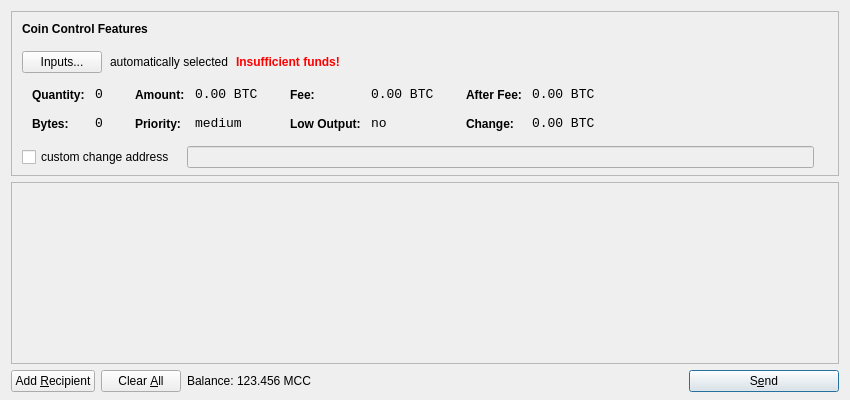
<?xml version="1.0" encoding="UTF-8"?>
<ui version="4.0">
 <class>SendCoinsDialog</class>
 <widget class="QDialog" name="SendCoinsDialog">
  <property name="geometry">
   <rect>
    <x>0</x>
    <y>0</y>
    <width>850</width>
    <height>400</height>
   </rect>
  </property>
  <property name="windowTitle">
   <string>Send Coins</string>
  </property>
  <layout class="QVBoxLayout" name="verticalLayout" stretch="0,1,0">
   <property name="bottomMargin">
    <number>8</number>
   </property>
   <item>
    <widget class="QFrame" name="frameCoinControl">
     <property name="sizePolicy">
      <sizepolicy hsizetype="Expanding" vsizetype="Expanding">
       <horstretch>0</horstretch>
       <verstretch>0</verstretch>
      </sizepolicy>
     </property>
     <property name="maximumSize">
      <size>
       <width>16777215</width>
       <height>16777215</height>
      </size>
     </property>
     <property name="frameShape">
      <enum>QFrame::StyledPanel</enum>
     </property>
     <property name="frameShadow">
      <enum>QFrame::Sunken</enum>
     </property>
     <layout class="QVBoxLayout" name="verticalLayoutCoinControl2">
      <property name="spacing">
       <number>-1</number>
      </property>
      <property name="leftMargin">
       <number>0</number>
      </property>
      <property name="topMargin">
       <number>0</number>
      </property>
      <property name="rightMargin">
       <number>0</number>
      </property>
      <property name="bottomMargin">
       <number>6</number>
      </property>
      <item>
       <layout class="QVBoxLayout" name="verticalLayoutCoinControl" stretch="0,0,0,0,1">
        <property name="spacing">
         <number>0</number>
        </property>
        <property name="leftMargin">
         <number>10</number>
        </property>
        <property name="topMargin">
         <number>10</number>
        </property>
        <item>
         <layout class="QHBoxLayout" name="horizontalLayoutCoinControl1">
          <property name="bottomMargin">
           <number>15</number>
          </property>
          <item>
           <widget class="QLabel" name="labelCoinControlFeatures">
            <property name="sizePolicy">
             <sizepolicy hsizetype="Preferred" vsizetype="Maximum">
              <horstretch>0</horstretch>
              <verstretch>0</verstretch>
             </sizepolicy>
            </property>
            <property name="font">
             <font>
              <weight>75</weight>
              <bold>true</bold>
             </font>
            </property>
            <property name="styleSheet">
             <string notr="true">font-weight:bold;</string>
            </property>
            <property name="text">
             <string>Coin Control Features</string>
            </property>
           </widget>
          </item>
         </layout>
        </item>
        <item>
         <layout class="QHBoxLayout" name="horizontalLayoutCoinControl2" stretch="0,0,0,0">
          <property name="spacing">
           <number>8</number>
          </property>
          <property name="bottomMargin">
           <number>10</number>
          </property>
          <item>
           <widget class="QPushButton" name="pushButtonCoinControl">
            <property name="styleSheet">
             <string notr="true"/>
            </property>
            <property name="text">
             <string>Inputs...</string>
            </property>
           </widget>
          </item>
          <item>
           <widget class="QLabel" name="labelCoinControlAutomaticallySelected">
            <property name="text">
             <string>automatically selected</string>
            </property>
            <property name="margin">
             <number>5</number>
            </property>
           </widget>
          </item>
          <item>
           <widget class="QLabel" name="labelCoinControlInsuffFunds">
            <property name="font">
             <font>
              <weight>75</weight>
              <bold>true</bold>
             </font>
            </property>
            <property name="styleSheet">
             <string notr="true">color:red;font-weight:bold;</string>
            </property>
            <property name="text">
             <string>Insufficient funds!</string>
            </property>
            <property name="margin">
             <number>5</number>
            </property>
           </widget>
          </item>
          <item>
           <spacer name="horizontalSpacerCoinControl">
            <property name="orientation">
             <enum>Qt::Horizontal</enum>
            </property>
            <property name="sizeHint" stdset="0">
             <size>
              <width>40</width>
              <height>1</height>
             </size>
            </property>
           </spacer>
          </item>
         </layout>
        </item>
        <item>
         <widget class="QWidget" name="widgetCoinControl" native="true">
          <property name="sizePolicy">
           <sizepolicy hsizetype="Preferred" vsizetype="Preferred">
            <horstretch>0</horstretch>
            <verstretch>0</verstretch>
           </sizepolicy>
          </property>
          <property name="minimumSize">
           <size>
            <width>0</width>
            <height>0</height>
           </size>
          </property>
          <property name="styleSheet">
           <string notr="true"/>
          </property>
          <layout class="QHBoxLayout" name="horizontalLayoutCoinControl5">
           <property name="margin">
            <number>0</number>
           </property>
           <item>
            <layout class="QHBoxLayout" name="horizontalLayoutCoinControl3" stretch="0,0,0,1">
             <property name="spacing">
              <number>20</number>
             </property>
             <property name="topMargin">
              <number>0</number>
             </property>
             <property name="bottomMargin">
              <number>10</number>
             </property>
             <item>
              <layout class="QFormLayout" name="formLayoutCoinControl1">
               <property name="horizontalSpacing">
                <number>10</number>
               </property>
               <property name="verticalSpacing">
                <number>14</number>
               </property>
               <property name="leftMargin">
                <number>10</number>
               </property>
               <property name="topMargin">
                <number>4</number>
               </property>
               <property name="rightMargin">
                <number>6</number>
               </property>
               <item row="0" column="0">
                <widget class="QLabel" name="labelCoinControlQuantityText">
                 <property name="styleSheet">
                  <string notr="true">font-weight:bold;</string>
                 </property>
                 <property name="text">
                  <string>Quantity:</string>
                 </property>
                 <property name="margin">
                  <number>0</number>
                 </property>
                </widget>
               </item>
               <item row="0" column="1">
                <widget class="QLabel" name="labelCoinControlQuantity">
                 <property name="font">
                  <font>
                   <family>Monospace</family>
                   <pointsize>10</pointsize>
                  </font>
                 </property>
                 <property name="cursor">
                  <cursorShape>IBeamCursor</cursorShape>
                 </property>
                 <property name="contextMenuPolicy">
                  <enum>Qt::ActionsContextMenu</enum>
                 </property>
                 <property name="text">
                  <string notr="true">0</string>
                 </property>
                 <property name="margin">
                  <number>0</number>
                 </property>
                 <property name="textInteractionFlags">
                  <set>Qt::LinksAccessibleByMouse|Qt::TextSelectableByKeyboard|Qt::TextSelectableByMouse</set>
                 </property>
                </widget>
               </item>
               <item row="1" column="0">
                <widget class="QLabel" name="labelCoinControlBytesText">
                 <property name="styleSheet">
                  <string notr="true">font-weight:bold;</string>
                 </property>
                 <property name="text">
                  <string>Bytes:</string>
                 </property>
                </widget>
               </item>
               <item row="1" column="1">
                <widget class="QLabel" name="labelCoinControlBytes">
                 <property name="font">
                  <font>
                   <family>Monospace</family>
                   <pointsize>10</pointsize>
                  </font>
                 </property>
                 <property name="cursor">
                  <cursorShape>IBeamCursor</cursorShape>
                 </property>
                 <property name="contextMenuPolicy">
                  <enum>Qt::ActionsContextMenu</enum>
                 </property>
                 <property name="text">
                  <string notr="true">0</string>
                 </property>
                 <property name="textInteractionFlags">
                  <set>Qt::LinksAccessibleByMouse|Qt::TextSelectableByKeyboard|Qt::TextSelectableByMouse</set>
                 </property>
                </widget>
               </item>
              </layout>
             </item>
             <item>
              <layout class="QFormLayout" name="formLayoutCoinControl2">
               <property name="horizontalSpacing">
                <number>10</number>
               </property>
               <property name="verticalSpacing">
                <number>14</number>
               </property>
               <property name="leftMargin">
                <number>6</number>
               </property>
               <property name="topMargin">
                <number>4</number>
               </property>
               <property name="rightMargin">
                <number>6</number>
               </property>
               <item row="0" column="0">
                <widget class="QLabel" name="labelCoinControlAmountText">
                 <property name="styleSheet">
                  <string notr="true">font-weight:bold;</string>
                 </property>
                 <property name="text">
                  <string>Amount:</string>
                 </property>
                 <property name="margin">
                  <number>0</number>
                 </property>
                </widget>
               </item>
               <item row="0" column="1">
                <widget class="QLabel" name="labelCoinControlAmount">
                 <property name="font">
                  <font>
                   <family>Monospace</family>
                   <pointsize>10</pointsize>
                  </font>
                 </property>
                 <property name="cursor">
                  <cursorShape>IBeamCursor</cursorShape>
                 </property>
                 <property name="contextMenuPolicy">
                  <enum>Qt::ActionsContextMenu</enum>
                 </property>
                 <property name="text">
                  <string notr="true">0.00 BTC</string>
                 </property>
                 <property name="textInteractionFlags">
                  <set>Qt::LinksAccessibleByMouse|Qt::TextSelectableByKeyboard|Qt::TextSelectableByMouse</set>
                 </property>
                </widget>
               </item>
               <item row="1" column="0">
                <widget class="QLabel" name="labelCoinControlPriorityText">
                 <property name="styleSheet">
                  <string notr="true">font-weight:bold;</string>
                 </property>
                 <property name="text">
                  <string>Priority:</string>
                 </property>
                </widget>
               </item>
               <item row="1" column="1">
                <widget class="QLabel" name="labelCoinControlPriority">
                 <property name="font">
                  <font>
                   <family>Monospace</family>
                   <pointsize>10</pointsize>
                  </font>
                 </property>
                 <property name="cursor">
                  <cursorShape>IBeamCursor</cursorShape>
                 </property>
                 <property name="contextMenuPolicy">
                  <enum>Qt::ActionsContextMenu</enum>
                 </property>
                 <property name="text">
                  <string>medium</string>
                 </property>
                 <property name="textInteractionFlags">
                  <set>Qt::LinksAccessibleByMouse|Qt::TextSelectableByKeyboard|Qt::TextSelectableByMouse</set>
                 </property>
                </widget>
               </item>
              </layout>
             </item>
             <item>
              <layout class="QFormLayout" name="formLayoutCoinControl3">
               <property name="horizontalSpacing">
                <number>10</number>
               </property>
               <property name="verticalSpacing">
                <number>14</number>
               </property>
               <property name="leftMargin">
                <number>6</number>
               </property>
               <property name="topMargin">
                <number>4</number>
               </property>
               <property name="rightMargin">
                <number>6</number>
               </property>
               <item row="0" column="0">
                <widget class="QLabel" name="labelCoinControlFeeText">
                 <property name="styleSheet">
                  <string notr="true">font-weight:bold;</string>
                 </property>
                 <property name="text">
                  <string>Fee:</string>
                 </property>
                 <property name="margin">
                  <number>0</number>
                 </property>
                </widget>
               </item>
               <item row="0" column="1">
                <widget class="QLabel" name="labelCoinControlFee">
                 <property name="font">
                  <font>
                   <family>Monospace</family>
                   <pointsize>10</pointsize>
                  </font>
                 </property>
                 <property name="cursor">
                  <cursorShape>IBeamCursor</cursorShape>
                 </property>
                 <property name="contextMenuPolicy">
                  <enum>Qt::ActionsContextMenu</enum>
                 </property>
                 <property name="text">
                  <string notr="true">0.00 BTC</string>
                 </property>
                 <property name="textInteractionFlags">
                  <set>Qt::LinksAccessibleByMouse|Qt::TextSelectableByKeyboard|Qt::TextSelectableByMouse</set>
                 </property>
                </widget>
               </item>
               <item row="1" column="0">
                <widget class="QLabel" name="labelCoinControlLowOutputText">
                 <property name="styleSheet">
                  <string notr="true">font-weight:bold;</string>
                 </property>
                 <property name="text">
                  <string>Low Output:</string>
                 </property>
                </widget>
               </item>
               <item row="1" column="1">
                <widget class="QLabel" name="labelCoinControlLowOutput">
                 <property name="font">
                  <font>
                   <family>Monospace</family>
                   <pointsize>10</pointsize>
                  </font>
                 </property>
                 <property name="cursor">
                  <cursorShape>IBeamCursor</cursorShape>
                 </property>
                 <property name="contextMenuPolicy">
                  <enum>Qt::ActionsContextMenu</enum>
                 </property>
                 <property name="text">
                  <string>no</string>
                 </property>
                 <property name="textInteractionFlags">
                  <set>Qt::LinksAccessibleByMouse|Qt::TextSelectableByKeyboard|Qt::TextSelectableByMouse</set>
                 </property>
                </widget>
               </item>
              </layout>
             </item>
             <item>
              <layout class="QFormLayout" name="formLayoutCoinControl4">
               <property name="horizontalSpacing">
                <number>10</number>
               </property>
               <property name="verticalSpacing">
                <number>14</number>
               </property>
               <property name="leftMargin">
                <number>6</number>
               </property>
               <property name="topMargin">
                <number>4</number>
               </property>
               <property name="rightMargin">
                <number>6</number>
               </property>
               <item row="0" column="0">
                <widget class="QLabel" name="labelCoinControlAfterFeeText">
                 <property name="styleSheet">
                  <string notr="true">font-weight:bold;</string>
                 </property>
                 <property name="text">
                  <string>After Fee:</string>
                 </property>
                 <property name="margin">
                  <number>0</number>
                 </property>
                </widget>
               </item>
               <item row="0" column="1">
                <widget class="QLabel" name="labelCoinControlAfterFee">
                 <property name="font">
                  <font>
                   <family>Monospace</family>
                   <pointsize>10</pointsize>
                  </font>
                 </property>
                 <property name="cursor">
                  <cursorShape>IBeamCursor</cursorShape>
                 </property>
                 <property name="contextMenuPolicy">
                  <enum>Qt::ActionsContextMenu</enum>
                 </property>
                 <property name="text">
                  <string notr="true">0.00 BTC</string>
                 </property>
                 <property name="textInteractionFlags">
                  <set>Qt::LinksAccessibleByMouse|Qt::TextSelectableByKeyboard|Qt::TextSelectableByMouse</set>
                 </property>
                </widget>
               </item>
               <item row="1" column="0">
                <widget class="QLabel" name="labelCoinControlChangeText">
                 <property name="styleSheet">
                  <string notr="true">font-weight:bold;</string>
                 </property>
                 <property name="text">
                  <string>Change:</string>
                 </property>
                </widget>
               </item>
               <item row="1" column="1">
                <widget class="QLabel" name="labelCoinControlChange">
                 <property name="font">
                  <font>
                   <family>Monospace</family>
                   <pointsize>10</pointsize>
                  </font>
                 </property>
                 <property name="cursor">
                  <cursorShape>IBeamCursor</cursorShape>
                 </property>
                 <property name="contextMenuPolicy">
                  <enum>Qt::ActionsContextMenu</enum>
                 </property>
                 <property name="text">
                  <string notr="true">0.00 BTC</string>
                 </property>
                 <property name="textInteractionFlags">
                  <set>Qt::LinksAccessibleByMouse|Qt::TextSelectableByKeyboard|Qt::TextSelectableByMouse</set>
                 </property>
                </widget>
               </item>
              </layout>
             </item>
            </layout>
           </item>
          </layout>
         </widget>
        </item>
        <item>
         <layout class="QHBoxLayout" name="horizontalLayoutCoinControl4" stretch="0,0,0">
          <property name="spacing">
           <number>12</number>
          </property>
          <property name="sizeConstraint">
           <enum>QLayout::SetDefaultConstraint</enum>
          </property>
          <property name="topMargin">
           <number>5</number>
          </property>
          <property name="rightMargin">
           <number>5</number>
          </property>
          <item>
           <widget class="QCheckBox" name="checkBoxCoinControlChange">
            <property name="text">
             <string>custom change address</string>
            </property>
           </widget>
          </item>
          <item>
           <widget class="QLineEdit" name="lineEditCoinControlChange">
            <property name="enabled">
             <bool>false</bool>
            </property>
            <property name="sizePolicy">
             <sizepolicy hsizetype="Expanding" vsizetype="Fixed">
              <horstretch>0</horstretch>
              <verstretch>0</verstretch>
             </sizepolicy>
            </property>
           </widget>
          </item>
          <item>
           <widget class="QLabel" name="labelCoinControlChangeLabel">
            <property name="sizePolicy">
             <sizepolicy hsizetype="Preferred" vsizetype="Expanding">
              <horstretch>0</horstretch>
              <verstretch>0</verstretch>
             </sizepolicy>
            </property>
            <property name="minimumSize">
             <size>
              <width>0</width>
              <height>0</height>
             </size>
            </property>
            <property name="text">
             <string/>
            </property>
            <property name="margin">
             <number>3</number>
            </property>
           </widget>
          </item>
         </layout>
        </item>
        <item>
         <spacer name="verticalSpacerCoinControl">
          <property name="orientation">
           <enum>Qt::Vertical</enum>
          </property>
          <property name="sizeHint" stdset="0">
           <size>
            <width>800</width>
            <height>1</height>
           </size>
          </property>
         </spacer>
        </item>
       </layout>
      </item>
     </layout>
    </widget>
   </item>
   <item>
    <widget class="QScrollArea" name="scrollArea">
     <property name="widgetResizable">
      <bool>true</bool>
     </property>
     <widget class="QWidget" name="scrollAreaWidgetContents">
      <property name="geometry">
       <rect>
        <x>0</x>
        <y>0</y>
        <width>830</width>
        <height>165</height>
       </rect>
      </property>
      <layout class="QVBoxLayout" name="verticalLayout_2">
       <property name="margin">
        <number>0</number>
       </property>
       <item>
        <layout class="QVBoxLayout" name="entries">
         <property name="spacing">
          <number>6</number>
         </property>
        </layout>
       </item>
       <item>
        <spacer name="verticalSpacer">
         <property name="orientation">
          <enum>Qt::Vertical</enum>
         </property>
         <property name="sizeHint" stdset="0">
          <size>
           <width>20</width>
           <height>40</height>
          </size>
         </property>
        </spacer>
       </item>
      </layout>
     </widget>
    </widget>
   </item>
   <item>
    <layout class="QHBoxLayout" name="horizontalLayout">
     <item>
      <widget class="QPushButton" name="addButton">
       <property name="toolTip">
        <string>Send to multiple recipients at once</string>
       </property>
       <property name="text">
        <string>Add &amp;Recipient</string>
       </property>
       <property name="icon">
        <iconset resource="../bitcoin.qrc">
         <normaloff>:/icons/add</normaloff>:/icons/add</iconset>
       </property>
       <property name="autoDefault">
        <bool>false</bool>
       </property>
      </widget>
     </item>
     <item>
      <widget class="QPushButton" name="clearButton">
       <property name="sizePolicy">
        <sizepolicy hsizetype="Minimum" vsizetype="Fixed">
         <horstretch>0</horstretch>
         <verstretch>0</verstretch>
        </sizepolicy>
       </property>
       <property name="toolTip">
        <string>Remove all transaction fields</string>
       </property>
       <property name="text">
        <string>Clear &amp;All</string>
       </property>
       <property name="icon">
        <iconset resource="../bitcoin.qrc">
         <normaloff>:/icons/remove</normaloff>:/icons/remove</iconset>
       </property>
       <property name="autoRepeatDelay">
        <number>300</number>
       </property>
       <property name="autoDefault">
        <bool>false</bool>
       </property>
      </widget>
     </item>
     <item>
      <layout class="QHBoxLayout" name="horizontalLayout_2">
       <property name="spacing">
        <number>3</number>
       </property>
       <item>
        <widget class="QLabel" name="label">
         <property name="text">
          <string>Balance:</string>
         </property>
        </widget>
       </item>
       <item>
        <widget class="QLabel" name="labelBalance">
         <property name="cursor">
          <cursorShape>IBeamCursor</cursorShape>
         </property>
         <property name="text">
          <string>123.456 MCC</string>
         </property>
         <property name="textInteractionFlags">
          <set>Qt::LinksAccessibleByMouse|Qt::TextSelectableByKeyboard|Qt::TextSelectableByMouse</set>
         </property>
        </widget>
       </item>
      </layout>
     </item>
     <item>
      <spacer name="horizontalSpacer">
       <property name="orientation">
        <enum>Qt::Horizontal</enum>
       </property>
       <property name="sizeHint" stdset="0">
        <size>
         <width>40</width>
         <height>20</height>
        </size>
       </property>
      </spacer>
     </item>
     <item>
      <widget class="QPushButton" name="sendButton">
       <property name="minimumSize">
        <size>
         <width>150</width>
         <height>0</height>
        </size>
       </property>
       <property name="toolTip">
        <string>Confirm the send action</string>
       </property>
       <property name="text">
        <string>S&amp;end</string>
       </property>
       <property name="icon">
        <iconset resource="../bitcoin.qrc">
         <normaloff>:/icons/send</normaloff>:/icons/send</iconset>
       </property>
       <property name="default">
        <bool>true</bool>
       </property>
      </widget>
     </item>
    </layout>
   </item>
  </layout>
 </widget>
 <resources>
  <include location="../bitcoin.qrc"/>
 </resources>
 <connections/>
</ui>
